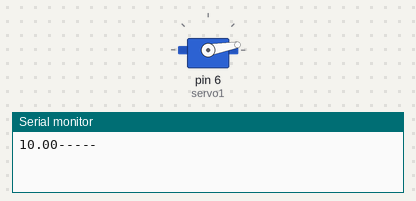
The sketch below on a simulated Arduino Uno, built with avr-gcc and run on an emulated ATmega328P. Shown: servo, the last lines printed to the serial monitor.

Above: at 0.05 s.
At 0.45 s:
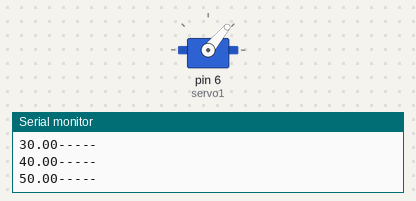
At 0.9 s:
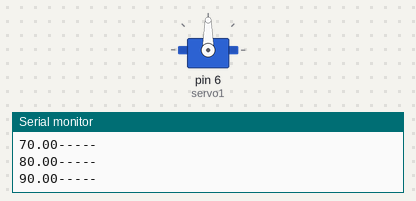
At 1.8 s:
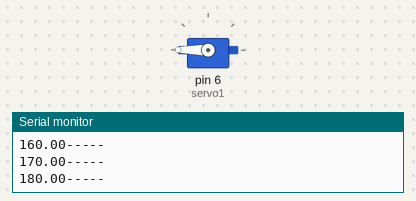
Timing chart, 0 to 4.4 s (numbered marks = the images above):
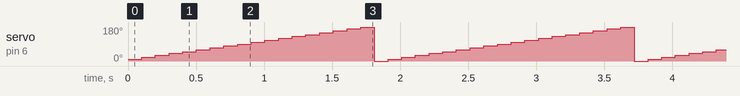

Measured:
- by itself, servo on pin 6 (servo1): repeats every 1.9 s: 30° 0.10 s, 40° 0.10 s, 50° 0.10 s, 60° 0.10 s, 70° 0.10 s, 80° 0.10 s, 90° 0.10 s, 100° 0.10 s, 110° 0.10 s, 120° 0.10 s, 130° 0.10 s, 140° 0.10 s, 150° 0.10 s, 160° 0.10 s, 170° 0.10 s, 180° 0.10 s, 0° 0.10 s, 10° 0.10 s, 20° 0.10 s

The sketch:

Servo.ino
```cpp
#include <Servo.h>
Servo servo1;

unsigned long zero_timer;

char val; //Data received from the serial port
int ival; //data converted to int
float degree; //Degree sent to servo

void setup() {
 Serial.begin(9600);
 servo1.attach(6);
 zero_timer = micros();
 degree = 0;
}

void loop() {
  degree += 10;
  if (degree > 180){
    degree = 0;
  }
  Serial.print(degree);
  servo1.write(degree);
  Serial.println("-----");
  delay(100);
}
```
